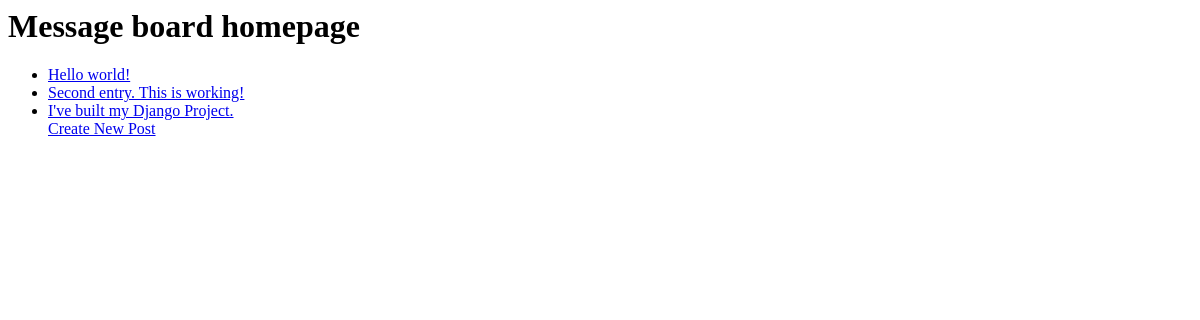
Before: / with the older database file.
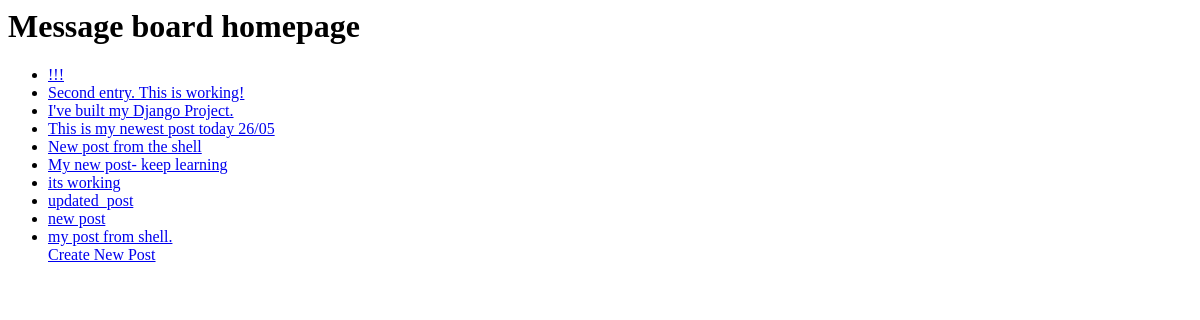
After: the same page with the newer database file.
### posts/models.py (models this page shows, shortened)
class Post(models.Model):
    text = models.TextField()
    def __str__(self):
        return self.text[:50]

### posts/views.py (the view)
# urls.py: path('', HomePageView.as_view(), name = 'home'),
class HomePageView(ListView):
    model = Post
    template_name = 'home.html'
    context_object_name = 'all_posts_list'

### templates/home.html
<h1>Message board homepage</h1>
<ul>
    {% for post in all_posts_list %}
    <li>
        <a href="{% url 'post-detail' post.id %}">{{ post }}</a>
    </li>
    {% endfor %}
    <a href="{% url 'post-create' %}">Create New Post</a>
</ul>

Changed rows visible on the page:
changed Post (number 1 of 10 on the later page): text "Hello world!" → "!!!"
added Post: text "This is my newest post today 26/05"
added Post: text "New post from the shell"
added Post: text "My new post- keep learning"
added Post: text "its working"
added Post: text "updated_post"
added Post: text "new post"
added Post: text "my post from shell."
